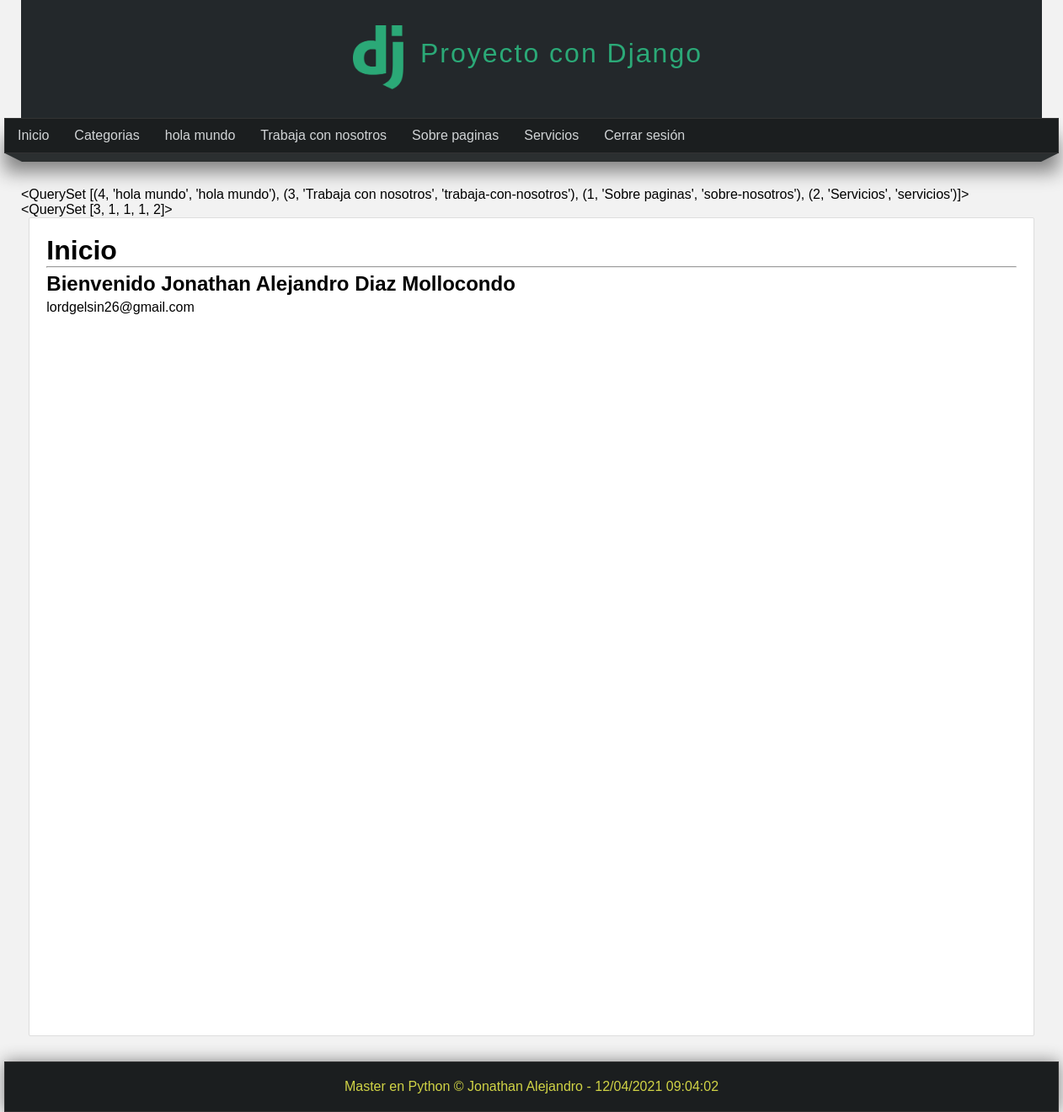
The app's page / (signed in) with its own data.
### pages/models.py (models this page shows, shortened)
class Page(models.Model) :
    title = models.CharField(max_length = 50, verbose_name = 'Titulo')
    content = RichTextField(verbose_name = 'Contenido')
    slug = models.CharField(unique = True, max_length = 150, verbose_name = 'URL amigable')
    order = models.IntegerField(default = 0, verbose_name = 'Orden')
    visible = models.BooleanField(verbose_name = '¿Visible?')
    created_at = models.DateTimeField(auto_now_add = True, verbose_name = 'Creado el')
    updated_at = models.DateField(auto_now = True, verbose_name = "Actualizado el") # auto_now : it upadate date
    class Meta :
        verbose_name = 'Página'
        verbose_name_plural = 'Páginas'

### mainapp/views.py (the view)
# urls.py: path('', views.index, name = 'index_1'),
def index(request) :
    print('-------------------index -------------------', request.user)
    return render(request, 'mainapp/index.html', {
        'title': 'Inicio'
    })

### blog/processor.py (called while the page is built)
def get_categories(request) :
    categories_in_use = Article.objects.filter(public = True).values_list('categories', flat = True)
    categories = Category.objects.filter(id__in = categories_in_use).values_list('id', 'name', )
    return {
        'categories': categories,
        'ids':categories_in_use
    }

### pages/context_processors.py (called while the page is built)
def get_pages(request) :
    pages = Page.objects.values_list('title', flat = True) # values_list() : it allows select one element that I want to display, in this case it method allow me get three values (id, title, slug)
    pages = Page.objects.filter(visible = True).order_by('order').values_list('id', 'title', 'slug')
    return {
        'pages': pages
    }

### mainapp/templates/mainapp/index.html (shortened to what this page needs)
{% extends 'layouts/_layout.html' %}
{% block content %}
    <h1>{{title}}</h1>
    <hr>
    {% if user.email %}
        <h2>Bienvenido {{request.user.first_name}} {{user.last_name}}</h2>
        <p>
            {{user.email}}
        </p>
    {% else %}
        <h2>Identifate para ver más cosas</h2>
    {% endif %}
{% endblock %}

### mainapp/templates/layouts/_layout.html (shortened to what this page needs)
{% load static %}
<!DOCTYPE html>
<html lang="en">
<head>
    <link rel="stylesheet" href="{% static 'css/styles.css' %}">
</head>
<body>
    <header>
        <div id="logo">
            <img src="{% static 'images/logo.png' %}" alt="" />
            <h1>Proyecto con Django</h1>
        </div>
    </header>
    <nav>
        <ul>
            <li>
                <a href="{% url 'index_2' %}" >Inicio</a>
            </li>
            {% if user.email %}
                <li>
                    <a href="{% url 'list' %}" >Categorias</a>
                </li>
                {% for page in pages %}
                    <li>
                        <a href="{% url 'page' page.2 %}" >{{page.1}}</a>
                    </li>
                {% endfor %}
                <li>
                    <a href="{% url 'logout' %}" >Cerrar sesión</a>
                </li>
            {% endif %}
    </nav>
    <div class="bar">
        <span class="corner-left"></span>
        <span class="filling-bar"></span>
        <span class="corner-right"></span>
    </div>
    <div id="content">
        <p>{{pages}}</p>
        <p>{{ids}}</p>
        <div class="box">
            {% block content %}{% endblock %}
        </div>
    </div>
    <footer>
        Master en Python &copy; Jonathan Alejandro - {% now "d/m/Y h:m:s" %}
    </footer>
</body>
</html>

### mainapp/static/css/styles.css (style rules this page uses)
* { margin: 0; padding: 0; font-family: sans-serif; text-decoration: none; }
body { background-color: #f2f2f2; }
.box p, .box h2, .box h3, .box ul { margin-top: 5px; margin-bottom: 5px; }
header { width: 1212px; height: 140px; background-color: #23282b; margin: 0 auto; }
#logo { width: 35%; height: 130px; margin: 0 auto; padding-top: 10px; }
#logo img { display: block; float: left; width: 60px; margin-top: 20px; }
#logo h1 { display: block; float: left; margin-top: 35px; margin-left: 20px; letter-spacing: 2px; font-weight: lighter; color: #2ba977; }
nav { width: 1250px; height: 40px; background-color: #1b1e1f; border: 1px solid #333333; margin: 0 auto; box-shadow: 0px 22px 22px gray; font-size: 15 px; }
nav > ul { list-style: none; text-decoration: none; }
nav > ul > li { line-height: 40px; float: left; }
nav > ul > li > a { display: block; padding-left: 15px; padding-right: 15px; color: #d1d4d6; }
.bar { width: 1250px; margin: 0 auto; }
.corner-left { display: block; border-left: 20px solid transparent; border-top: 10px solid #2b2f30; float: left; }
.corner-right { display: block; border-right: 20px solid transparent; border-top: 10px solid #2b2f30; float: right; }
.filling-bar { display: block; width: 1210px; height: 10px; background-color: #2b2f30; float: left; }
#content { width: 1212px; min-height: 930px; margin: 0 auto; margin-bottom: 30px; margin-top: 40px; }
.box { background-color: white; width: 95%; min-height: 930px; padding: 20px; border: 1px solid #ddd; margin: 0 auto; border-radius: 2px; }
footer { width: 1250px; margin: 0 auto; background-color: #1b1e1f; border: 1px solid #333; color: #d1d446; text-align: center; padding-top: 20px; padding-bottom: 20px; box-shadow: 0px 0px 20px gray; }

### records on screen
Page: title "hola mundo"
Page: title "Trabaja con nosotros"
Page: title "Sobre paginas"
Page: title "Servicios"

### other values on screen
{{ pages }} "<QuerySet [(4, 'hola mundo', 'hola mundo'), (3, 'Trabaja con nosotros', 'trabaja-con-nosotros'), (1, 'Sobre paginas', 'sobre-nosotros'), (2, 'Servicios', 'servicios')]>"
{{ ids }} "<QuerySet [3, 1, 1, 1, 2]>"
{{ title }} "Inicio"
{{ request.user.first_name }} "Jonathan Alejandro"
{{ user.last_name }} "Diaz Mollocondo"
{{ user.email }} "lordgelsin26@gmail.com"
